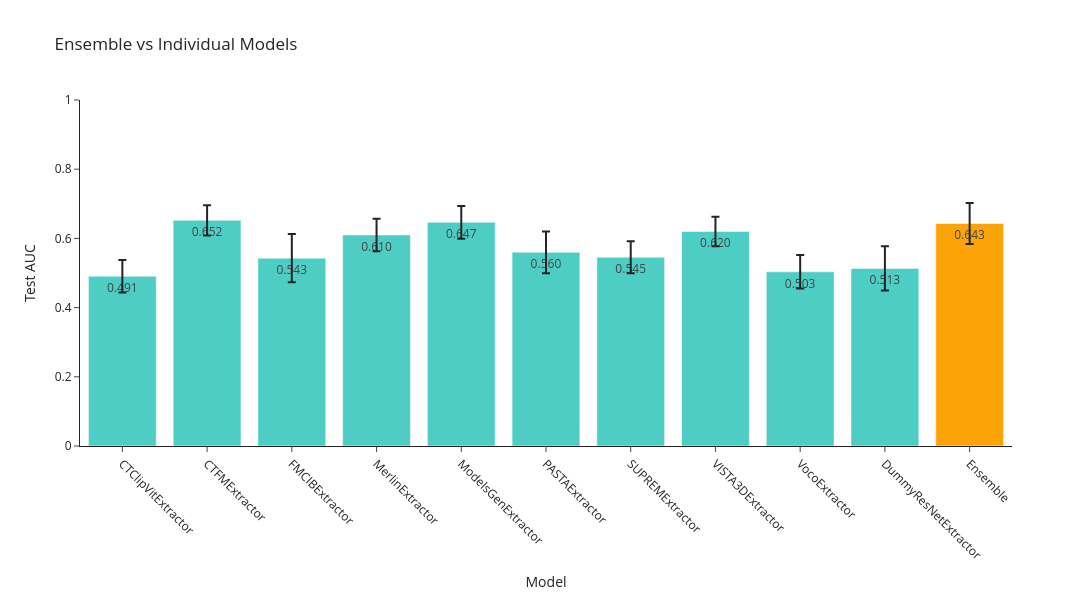

The notebook cell this image was saved under:
### Markdown cell above
## Ensemble vs Single Models

Bar plot comparing the alignment-weighted ensemble to each individual model.

### Code cell
# Plot ensemble vs single-model performance
model_names_plot = list(individual_ensemble_scores.keys())
ind_means = [np.mean(individual_ensemble_scores[m]) for m in model_names_plot]
ind_errors = [1.96 * np.std(individual_ensemble_scores[m], ddof=1) / np.sqrt(len(individual_ensemble_scores[m])) for m in model_names_plot]

bar_names = model_names_plot + ["Ensemble"]
bar_means = ind_means + [ensemble_mean]
bar_errors = ind_errors + [ensemble_ci]

colors = ['#4ECDC4'] * len(model_names_plot) + ['#FCA308']

fig = go.Figure()
fig.add_trace(go.Bar(
    x=bar_names,
    y=bar_means,
    error_y=dict(type='data', array=bar_errors),
    marker_color=colors,
    text=[f"{m:.3f}" for m in bar_means],
    textposition='auto'
))

fig.update_layout(
    title='Ensemble vs Individual Models',
    xaxis_title='Model',
    yaxis_title='Test AUC',
    height=600,
    width=1200,
    template='simple_white',
    xaxis_tickangle=45
)
fig.update_yaxes(range=[0, 1.0])

fig.show()

best_ind_mean = max(ind_means) if ind_means else float('nan')
print(f"Ensemble uplift over best single: {ensemble_mean - best_ind_mean:+.4f}")

### Figure 1 — Plotly figure (JSON) as saved in the notebook; plotly's stock layout.template omitted (floating-point values rounded to 4 significant figures)
{"data": [{"error_y": {"array": [0.04701, 0.04372, 0.0697, 0.04686, 0.04744, 0.06048, 0.04613, 0.0426, 0.04846, 0.0639, 0.05936], "type": "data"}, "marker": {"color": ["#4ECDC4", "#4ECDC4", "#4ECDC4", "#4ECDC4", "#4ECDC4", "#4ECDC4", "#4ECDC4", "#4ECDC4", "#4ECDC4", "#4ECDC4", "#FCA308"]}, "text": ["0.491", "0.652", "0.543", "0.610", "0.647", "0.560", "0.545", "0.620", "0.503", "0.513", "0.643"], "textposition": "auto", "type": "bar", "x": ["CTClipVitExtractor", "CTFMExtractor", "FMCIBExtractor", "MerlinExtractor", "ModelsGenExtractor", "PASTAExtractor", "SUPREMExtractor", "VISTA3DExtractor", "VocoExtractor", "DummyResNetExtractor", "Ensemble"], "y": [0.4905, 0.6521, 0.5427, 0.61, 0.6465, 0.5598, 0.5453, 0.6202, 0.5033, 0.5133, 0.6431]}], "layout": {"height": 600, "title": {"text": "Ensemble vs Individual Models"}, "width": 1200, "xaxis": {"tickangle": 45, "title": {"text": "Model"}}, "yaxis": {"range": [0, 1.0], "title": {"text": "Test AUC"}}}}
